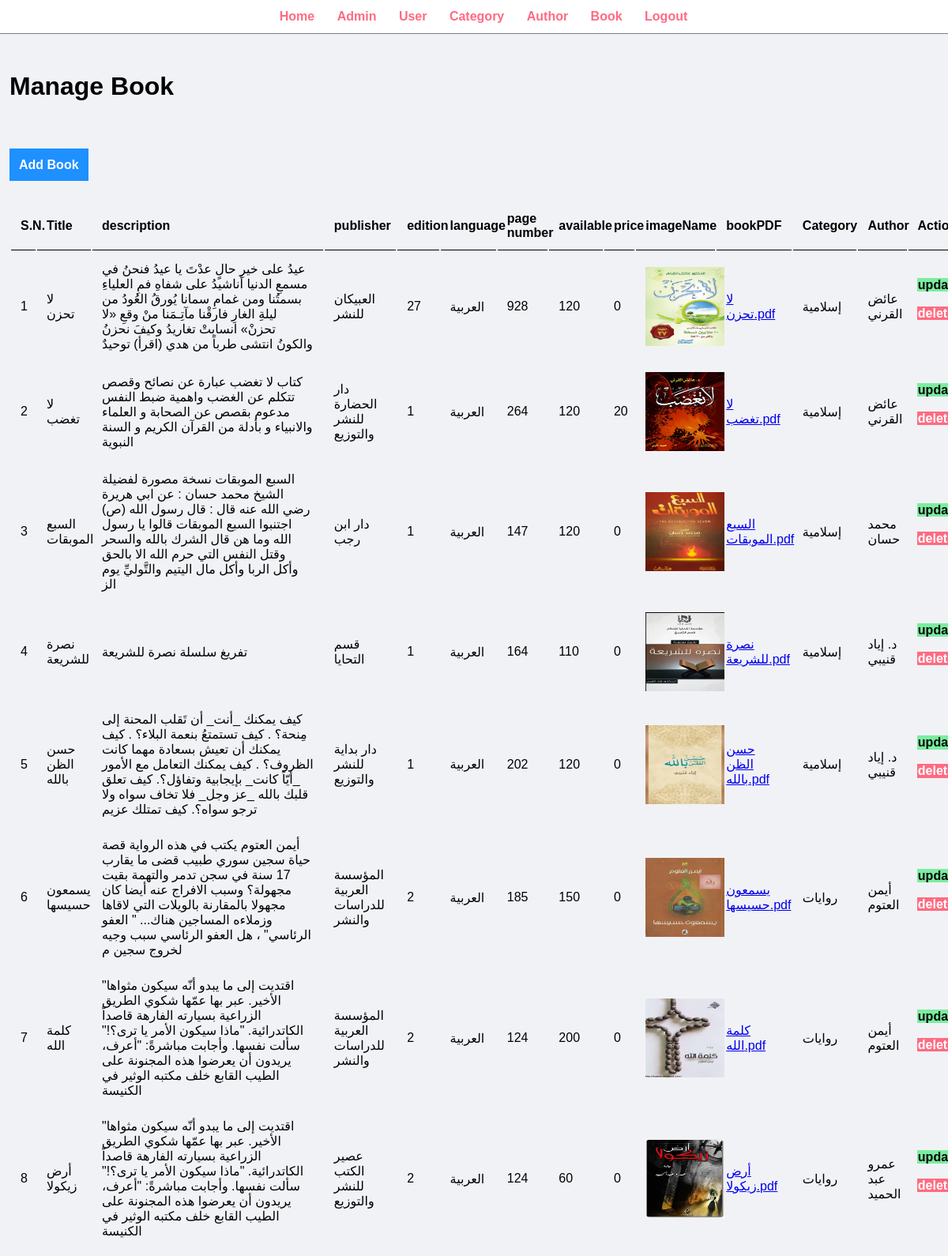
The app's page /admin/manage-book.php (signed in, upper part) with its own data.
### tables this page shows
CREATE TABLE `books` (
  `id` int(11) NOT NULL,
  `title` varchar(255) NOT NULL,
  `description` varchar(255) NOT NULL,
  `author_id` int(11) NOT NULL,
  `publisher` varchar(255) NOT NULL,
  `edition` int(11) NOT NULL,
  `language` varchar(255) NOT NULL,
  `page_number` int(11) NOT NULL,
  `available` int(11) NOT NULL,
  `price` int(11) NOT NULL,
  `category_id` int(11) NOT NULL,
  `imageName` varchar(255) NOT NULL,
  `bookPDF` varchar(255) NOT NULL
);

CREATE TABLE `categories` (
  `id` int(11) NOT NULL,
  `title` varchar(255) NOT NULL,
  `imageName` varchar(255) NOT NULL
);

CREATE TABLE `authors` (
  `id` int(11) NOT NULL,
  `name` varchar(255) NOT NULL,
  `BD` date NOT NULL,
  `Address` varchar(255) NOT NULL,
  `email` varchar(255) NOT NULL
);

### admin/manage-book.php (the view, shortened to what this page needs)
<?php
include "partial/menu.php";
?>
<div class="main-content">
    <div class="wrapper">
        <h1>Manage Book</h1>
        <br/>
        <br><br><br>
        <a href="add-book.php" class="btn-primary">Add Book</a>
        <br/><br/><br/>
        <table class="tbl-full">
            <tr>
                <th>S.N.</th>
                <th>Title</th>
                <th>description</th>
                <th>publisher</th>
                <th>edition</th>
                <th>language</th>
                <th>page number</th>
                <th>available</th>
                <th>price</th>
                <th>imageName</th>
                <th>bookPDF</th>
                <th>Category</th>
                <th>Author</th>
                <th>Action</th>
            </tr>
            <?php
            $sql = "select * from books";
            $result = mysqli_query($con, $sql);
            $counter = 0;
            if ($result && $result->num_rows > 0) {
                while ($book = $result->fetch_assoc()) {
                    $counter++;
                    echo "<tr>";
                    $id = $book['id'];
                    $title = $book['title'];
                    $description = $book['description'];
                    $author_id = $book['author_id'];
                    $publisher = $book['publisher'];
                    $edition = $book['edition'];
                    $language = $book['language'];
                    $page_number = $book['page_number'];
                    $available = $book['available'];
                    $price = $book['price'];
                    $category_id = $book['category_id'];
                    $imageName = $book['imageName'];
                    $bookPDF = $book['bookPDF'];
                    $cat_sql = "select title from categories where id = $category_id";
                    $cat_result = mysqli_query($con, $cat_sql);
                    $cat = $cat_result->fetch_assoc();
                    $cat_title = $cat['title'];
                    $author_sql = "select name from authors where id = $author_id";
                    $author_result = mysqli_query($con, $author_sql);
                    $author = $author_result->fetch_assoc();
                    $author_name = $author['name'];
                    echo "<td> $counter </td>";
                    echo "<td> $title </td>";
                    echo "<td> $description </td>";
                    echo "<td> $publisher </td>";
                    echo "<td> $edition </td>";
                    echo "<td> $language </td>";
                    echo "<td> $page_number </td>";
                    echo "<td> $available </td>";
                    echo "<td> $price </td>";
                    echo "<td><img src=\"$imageName\" width=\"100\" height=\"100\"></td>";
                    echo "<td><a href='$bookPDF' target='_blank' >$title.pdf</a></td>";
                    echo "<td> $cat_title </td>";
                    echo "<td> $author_name </td>";
                    echo "
                           <td>
                        <a href=\"update-book.php?id=$id\" class=\"btn-secondary\"> update </a> &nbsp;
                        <a href=\"delete-book.php?id=$id\" class=\"btn-danger\"> delete </a>&nbsp;
                    </td>
                        ";
                    echo "</tr>";
                }
            }
            ?>
        </table>
    </div>
</div>

### css/admin.css (style rules this page uses)
* { margin: 0; padding: 0; font-family: Arial, Helvetica, sans-serif; }
.wrapper { padding: 1%; width: 100%; margin: 0 auto; }
.tbl-full { width: 100%; }
table tr th { border-bottom: 1px solid black; padding: 1%; text-align: left; }
table tr td { padding: 1%; }
.btn-primary { background-color: #1e90ff; padding: 1%; color: white; text-decoration: none; font-weight: bold; }
.btn-secondary { background-color: #7bed9f; padding: 1%; color: black; text-decoration: none; font-weight: bold; }
.btn-danger { background-color: #ff6b81; padding: 1%; color: white; text-decoration: none; font-weight: bold; }
.main-content { background-color: #f1f2f6; padding: 3% 0; }

### records on screen
books: title "لا تحزن", description "عيدُ على خيرِ حالٍ عدْتَ يا عيدُ فنحنُ في مسمعِ الدنيا أناشيدُ على شفاهِ فمِ العلياءِ بسمتُنا ومن غمامِ سمانا يُورقُ العُودُ من ليلةِ الغارِ فارقْنا مآتِـمَنا منْ وقعِ «لا تحزنْ» انسابتْ تغاريدُ وكيفَ نحزنُ والكونُ انتشى طرباً من هدي (اقرأ) توحيدٌ", publisher "العبيكان للنشر", edition "27", language "العربية", page_number "928", available "120", price "0", imageName (picture), category.title "إسلامية", author.name "عائض القرني"
books: title "لا تغضب", description "كتاب لا تغضب عبارة عن نصائح وقصص تتكلم عن الغضب واهمية ضبط النفس مدعوم بقصص عن الصحابة و العلماء والانبياء و بأدلة من القرآن الكريم و السنة النبوية", publisher "دار الحضارة للنشر والتوزيع", edition "1", language "العربية", page_number "264", available "120", price "20", imageName (picture), category.title "إسلامية", author.name "عائض القرني"
books: title "السبع الموبقات", description "السبع الموبقات نسخة مصورة لفضيلة الشيخ محمد حسان : عن ابي هريرة رضي الله عنه قال : قال رسول الله (ص) اجتنبوا السبع الموبقات قالوا يا رسول الله وما هن قال الشرك بالله والسحر وقتل النفس التي حرم الله الا بالحق وأكل الربا وأكل مال اليتيم والتَّوليِّ يوم الز", publisher "دار ابن رجب", edition "1", language "العربية", page_number "147", available "120", price "0", imageName (picture), category.title "إسلامية", author.name "محمد حسان"
books: title "نصرة للشريعة", description "تفريغ سلسلة نصرة للشريعة", publisher "قسم التحايا", edition "1", language "العربية", page_number "164", available "110", price "0", imageName (picture), category.title "إسلامية", author.name "د. إياد قنيبي"
books: title "حسن الظن بالله", description "كيف يمكنك _أنت_ أن تَقلب المحنة إلى مِنحة؟ . كيف تستمتعُ بنعمة البلاء؟ . كيف يمكنك أن تعيش بسعادة مهما كانت الظروف؟ . كيف يمكنك التعامل مع الأمور _أيّاً كانت_ بإيجابية وتفاؤل؟. كيف تعلق قلبك بالله _عز وجل_ فلا تخاف سواه ولا ترجو سواه؟. كيف تمتلك عزيم", publisher "دار بداية للنشر والتوزيع", edition "1", language "العربية", page_number "202", available "120", price "0", imageName (picture), category.title "إسلامية", author.name "د. إياد قنيبي"
books: title "يسمعون حسيسها", description "أيمن العتوم يكتب في هذه الرواية قصة حياة سجين سوري طبيب قضى ما يقارب 17 سنة في سجن تدمر والتهمة بقيت مجهولة؟ وسبب الافراج عنه أيضا كان مجهولا بالمقارنة بالويلات التي لاقاها وزملاءه المساجين هناك... \" العفو الرئاسي\" ، هل العفو الرئاسي سبب وجيه لخروج سجين م", publisher "المؤسسة العربية للدراسات والنشر", edition "2", language "العربية", page_number "185", available "150", price "0", imageName (picture), category.title "روايات", author.name "أيمن العتوم"
books: title "كلمة الله", description "\"اقتديت إلى ما يبدو أنّه سيكون مثواها الأخير. عبر بها عمّها شكوي الطريق الزراعية بسيارته الفارهة قاصداً الكاتدرائية. \"ماذا سيكون الأمر يا ترى؟!\" سألت نفسها. وأجابت مباشرةً: \"أعرف، يريدون أن يعرضوا هذه المجنونة على الطيب القابع خلف مكتبه الوثير في الكنيسة", publisher "المؤسسة العربية للدراسات والنشر", edition "2", language "العربية", page_number "124", available "200", price "0", imageName (picture), category.title "روايات", author.name "أيمن العتوم"
books: title "أرض زيكولا", description "\"اقتديت إلى ما يبدو أنّه سيكون مثواها الأخير. عبر بها عمّها شكوي الطريق الزراعية بسيارته الفارهة قاصداً الكاتدرائية. \"ماذا سيكون الأمر يا ترى؟!\" سألت نفسها. وأجابت مباشرةً: \"أعرف، يريدون أن يعرضوا هذه المجنونة على الطيب القابع خلف مكتبه الوثير في الكنيسة", publisher "عصير الكتب للنشر والتوزيع", edition "2", language "العربية", page_number "124", available "60", price "0", imageName (picture), category.title "روايات", author.name "عمرو عبد الحميد"
